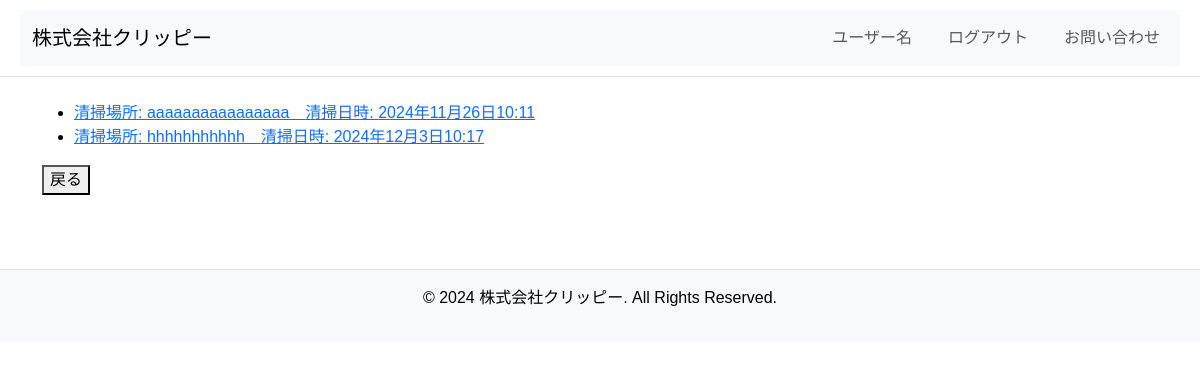
/reservation/Reservation_list, run on an earlier commit of the app's database.
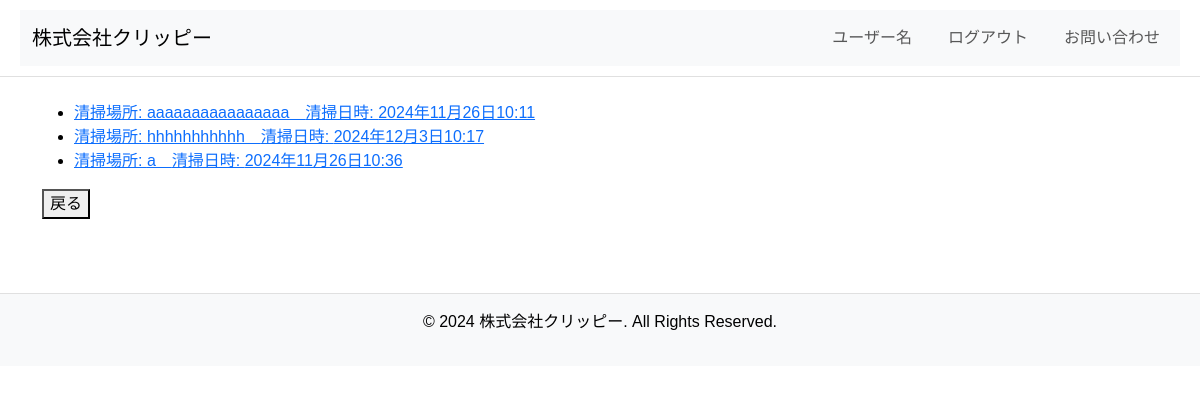
And on a later commit of the database.
### reservation/models.py (models this page shows, shortened)
class user_reservation(models.Model):
    user_reservation_id = models.UUIDField(primary_key=True, default=uuid.uuid4, editable=False)
    user_name = models.CharField(max_length=50, validators=[MaxLengthValidator(50)], verbose_name="名前")
    user_phone = models.CharField(max_length=12, validators=[MaxLengthValidator(12)], verbose_name="電話番号")
    user_email = models.EmailField(max_length=50, validators=[MaxLengthValidator(50)], verbose_name="メールアドレス")
    user_addres = models.CharField(max_length=50, validators=[MaxLengthValidator(50)], verbose_name="住所")
    user_cleaning_location = models.TextField(max_length=100, validators=[MaxLengthValidator(100)], verbose_name="清掃場所")
    user_cleaning_date = models.DateTimeField(verbose_name="清掃時間")
    user_comments = models.TextField(max_length=300, validators=[MaxLengthValidator(300)], verbose_name="備考欄")
    created_at = models.DateTimeField(auto_now_add=True, verbose_name="作成日時")
    updated_at = models.DateTimeField(auto_now=True, verbose_name="更新日時")
    request_date = models.DateField(auto_now_add=True, verbose_name="予約日")
    approval_date = models.DateField(auto_now=True, verbose_name="許可日")

### reservation/views.py (the view, shortened to what this page needs)
class UserReservationListView(View):
    def get(self, request):
        Reservation_list = user_reservation.objects.all()
        return render(request, '2userreservationlistscreen.html', {"Reservation_list": Reservation_list})

### reservation/templates/2userreservationlistscreen.html (shortened to what this page needs)
{% extends 'basea.html' %}
{% block content %}
<ul>
    {% for user_reservation in Reservation_list %}
        <li>
            <a href="{% url 'reservation:Reservation_detail' user_reservation.user_reservation_id %}">
                清掃場所: {{ user_reservation.user_cleaning_location }}　清掃日時: {{ user_reservation.user_cleaning_date }}
            </a>
        </li>
    {% empty %}
        <div>清掃予約は一つもありません。</div>
    {% endfor %}
</ul>
    <form action="{% url 'reservation:mainmenu' %}" method="get">
        <button type="submit">戻る</button>
    </form>
{% endblock %}

### reservation/templates/basea.html (shortened to what this page needs)
<!DOCTYPE html>
<html lang="ja">
<head>
    {% load static %}
    <link href="https://cdn.jsdelivr.net/npm/bootstrap@5.3.0/dist/css/bootstrap.min.css" rel="stylesheet">
    <link rel="stylesheet" href="{% static 'css/styles.css' %}">
</head>
<body>
    <header>
        <nav class="navbar navbar-expand-lg bg-body-tertiary">
            <div class="container-fluid">
                <a class="navbar-brand" href="#">株式会社クリッピー</a>
                <div class="collapse navbar-collapse" id="navbarNavAltMarkup">
                    <ul class="navbar-nav ms-auto">
                        <li class="nav-item">
                            <a class="nav-link">ユーザー名</a>
                        </li>
                        <li class="nav-item">
                            <a class="nav-link" href="{% url 'logout' %}">ログアウト</a>
                        </li>
                        <li class="nav-item">
                            <a class="nav-link" href="{% url 'contactus:contactus_create' %}">お問い合わせ</a>
                        </li>
                    </ul>
                </div>
            </div>
        </nav>
    </header>
    <main class="container my-4">
        {% block content %}
        {% endblock %}
    </main>
    <footer class="text-center py-3 bg-body-tertiary">
        <p>&copy; 2024 株式会社クリッピー. All Rights Reserved.</p>
    </footer>
</body>
</html>

### reservation/static/css/styles.css (style rules this page uses)
html,body { font-family: Arial, sans-serif; margin: 0; padding: 0; background-color: #fff; color: #000; min-height: 100vh; display: flex; flex-direction: column; overflow-y: auto; }
header { background-color: #fff; color: #000; padding: 10px 20px; border-bottom: 1px solid #e0e0e0; }
header nav ul { list-style: none; padding: 0; margin: 0; display: flex; }
header nav ul li { margin-left: 20px; }
header nav ul li a { color: #000; text-decoration: none; font-weight: bold; }
main { padding-bottom: 50px; margin-bottom: 50px; }
footer { background-color: #fff; color: #000; text-align: center; padding: 10px; border-top: 1px solid #e0e0e0; width: 100%; }

What changed in the data, as far as the page shows it:
added user_reservation: user_cleaning_location "a", user_cleaning_date "2024年11月26日10:36"
